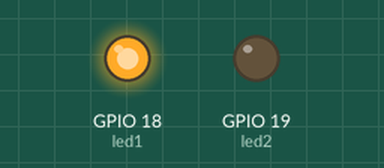
Recording of a sketch running on a simulated ESP32. On the bench: output pins drawn as LEDs (lit = HIGH). Dashed ring = blinking. What the sketch prints to the serial monitor is not drawn.

Above: at 0.1 s.
At 0.4 s:
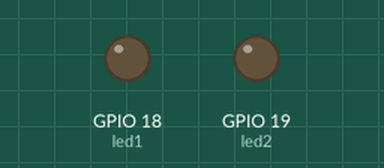
At 0.7 s:
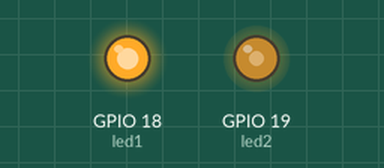
At 1.0 s:
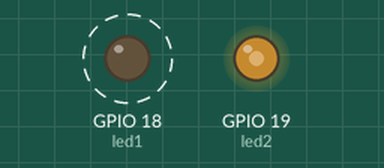
Timing chart, 0 to 4.0 s (numbered marks = the images above):
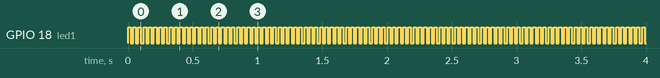

The sketch:

test_twoCores.ino
```cpp
/*********
  Rui Santos
  Complete project details at https://randomnerdtutorials.com
*********/

TaskHandle_t Task1;
TaskHandle_t Task2;

// LED pins
const int led1 = 18;
const int led2 = 19;

int counter;

void setup() {
  Serial.begin(115200);
  pinMode(led1, OUTPUT);
  pinMode(led2, OUTPUT);

  counter = 0;

  //create a task that will be executed in the Task1code() function, with priority 1 and executed on core 0
  xTaskCreatePinnedToCore(
                    Task1code,   /* Task function. */
                    "Task1",     /* name of task. */
                    10000,       /* Stack size of task */
                    NULL,        /* parameter of the task */
                    1,           /* priority of the task */
                    &Task1,      /* Task handle to keep track of created task */
                    0);          /* pin task to core 0 */
  delay(500);

  //create a task that will be executed in the Task2code() function, with priority 1 and executed on core 1
  xTaskCreatePinnedToCore(
                    Task2code,   /* Task function. */
                    "Task2",     /* name of task. */
                    10000,       /* Stack size of task */
                    NULL,        /* parameter of the task */
                    1,           /* priority of the task */
                    &Task2,      /* Task handle to keep track of created task */
                    1);          /* pin task to core 1 */
    delay(500);
}

//Task1code: 25 Hz signal
void Task1code( void * pvParameters ){
  Serial.print("Task1 running on core ");
  Serial.println(xPortGetCoreID());

  for(;;){
    digitalWrite(led1, HIGH);
    delay(20);
    digitalWrite(led1, LOW);
    delay(20);

    Serial.print("counter: ");
    Serial.println(counter);

  }
}

//Task2code: 500 Hz signal
void Task2code( void * pvParameters ){
  Serial.print("Task2 running on core ");
  Serial.println(xPortGetCoreID());

  for(;;){
    digitalWrite(led2, HIGH);
    delay(1);
    digitalWrite(led2, LOW);
    delay(1);

    counter++;
  }
}

void loop() {

}
```

Measured:
- by itself, GPIO 18 (led1): alternates HIGH for 0.02 s and LOW for 0.02 s
- by itself, everything shown: repeats every 1.8 s, in 6 steps
